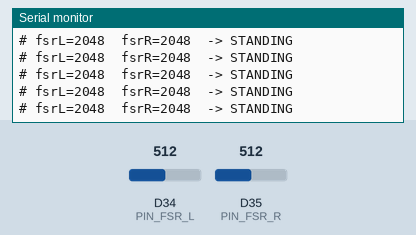
This sketch was run on a simulated Arduino Due. Shown: the last lines printed to the serial monitor. The test bench sets the inputs (shaded band); at power-on: D34 (PIN_FSR_L) = 512, D35 (PIN_FSR_R) = 512 (analog values on the 0–1023 scale).

Above: at 1.7 s.
1.8 s: D34 (PIN_FSR_L) set to 458
At 2.07 s:
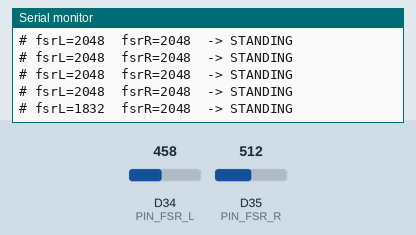
3.3 s: D34 (PIN_FSR_L) set to 434
At 3.49 s:
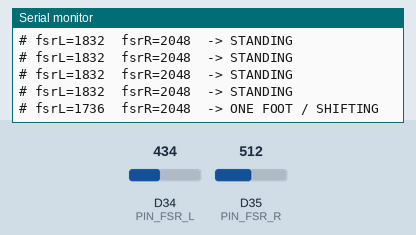
5.2 s: D35 (PIN_FSR_R) set to 267
At 5.31 s:
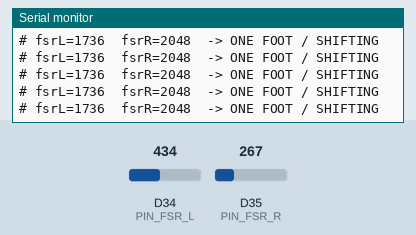
6.7 s: D35 (PIN_FSR_R) set to 237
At 6.92 s:
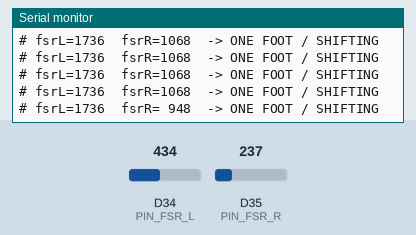
8.6 s: D35 (PIN_FSR_R) set to 27
At 8.74 s:
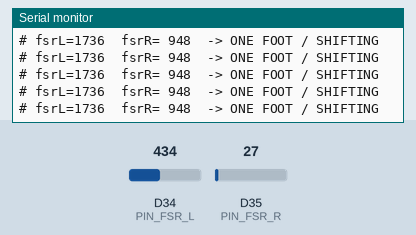
10.1 s: D35 (PIN_FSR_R) set to 23
At 10.36 s:
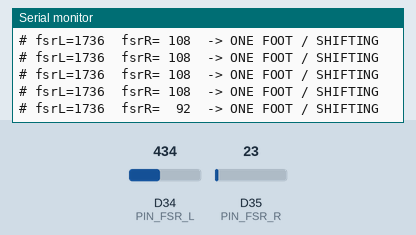

Measured:
- the behaviour switches between 451 and 450 on D34 (PIN_FSR_L) (found by bisection; images 1 and 2)
- the behaviour switches between 250 and 249 on D35 (PIN_FSR_R) (found by bisection; images 3 and 4)
- the behaviour switches between 25 and 24 on D35 (PIN_FSR_R) (found by bisection; images 5 and 6)
- after the input at 1.8 s, the serial monitor: prints a new line after 0.12 s (image 1)
- after the input at 3.3 s, the serial monitor: prints a new line at once (image 2)
- after the input at 6.7 s, the serial monitor: prints a new line after 0.07 s (image 4)
- after the input at 10.1 s, the serial monitor: prints a new line after 0.10 s (image 6)

The sketch:

04_fsr.ino
```cpp
// Step 4: heel pressure sensors (left GPIO 34, right GPIO 35), to choose FSR_ON and FSR_MIN in config.h.
// Note the numbers with nobody on the mat, then standing on both feet, then on one foot.
#define PIN_FSR_L 34
#define PIN_FSR_R 35

static int readAvg(int pin) {
  long sum = 0;
  for (int i = 0; i < 8; i++) sum += analogRead(pin);
  return sum / 8;
}

void setup() {
  Serial.begin(115200);
  analogReadResolution(12);  // 0–4095
  delay(500);
  Serial.println("# 04_fsr: left, right (0-4095). Current thresholds: ON 1800, MIN 600");
}

void loop() {
  const int l = readAvg(PIN_FSR_L), r = readAvg(PIN_FSR_R);
  const char* state = (l > 1800 && r > 1800) ? "STANDING" : (l < 600 && r < 600) ? "EMPTY" : "ONE FOOT / SHIFTING";
  Serial.printf("# fsrL=%4d  fsrR=%4d  -> %s\n", l, r, state);
  delay(200);
}
```
